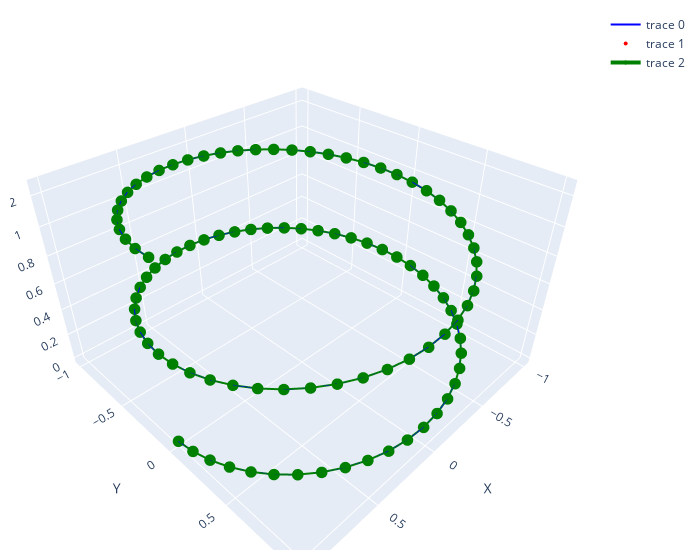

This figure's notebook cell:
### Markdown cell above
# 3D: Hélice

### Code cell
# Função para gerar pontos e arestas de uma hélice em 3D
def generate_helix_points_and_edges_3d(num_points, a=1, b=0.1):
    t = np.linspace(0, 4 * np.pi, num_points)

    x = a * np.cos(t)
    y = a * np.sin(t)
    z = b * t

    vertices = list(zip(x, y, z))
    edges = [(vertices[i], vertices[i + 1]) for i in range(num_points - 1)]

    return vertices, vertices, edges


# Gerar pontos e arestas da hélice em 3D
vertices_helix_3d, projected_helix_3d, edges_helix_3d = (
    generate_helix_points_and_edges_3d(100)
)
start_point_3d = projected_helix_3d[0]
end_point_3d = projected_helix_3d[-1]
best_path_3d, best_distance_3d = monte_carlo_path(
    projected_helix_3d, edges_helix_3d, start_point_3d, end_point_3d, iterations=1000
)
x_helix_3d, y_helix_3d, z_helix_3d = zip(*projected_helix_3d)
visualize_points_and_edges(
    x_helix_3d, y_helix_3d, z_helix_3d, edges_helix_3d, best_path_3d
)
